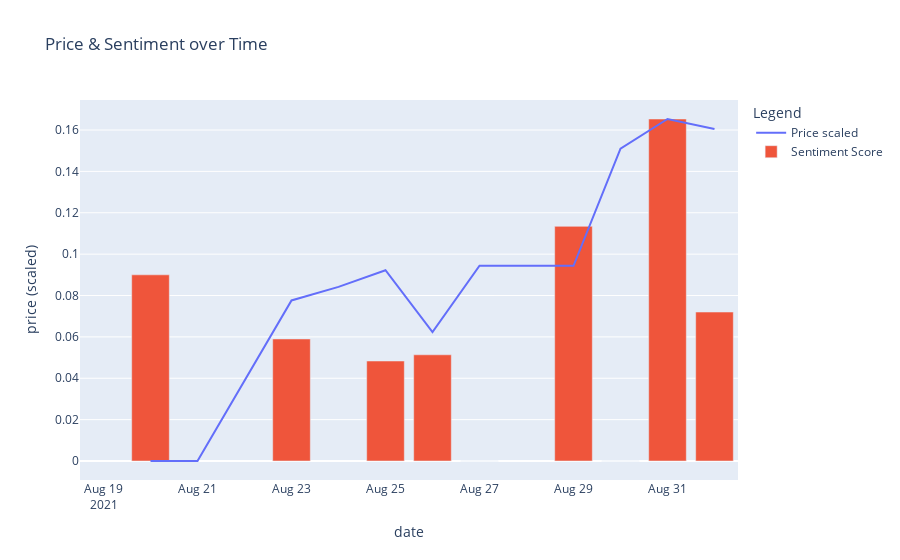

Here is the notebook cell this chart was saved with:
### Code cell
sentimentAndPrice("TSLA", "2021-09-02", "2021-08-20", numtweets=20)

### Figure 1 — Plotly figure (JSON) as saved in the notebook; plotly's stock layout.template omitted (floating-point values rounded to 4 significant figures)
{"data": [{"hovertemplate": "Legend=Price scaled<br>date=%{x}<br>price (scaled)=%{y}<extra></extra>", "legendgroup": "Price scaled", "line": {"color": "#636efa", "dash": "solid"}, "mode": "lines", "name": "Price scaled", "orientation": "v", "showlegend": true, "type": "scatter", "x": ["2021-08-19T00:00:00", "2021-08-20T00:00:00", "2021-08-21T00:00:00", "2021-08-23T00:00:00", "2021-08-24T00:00:00", "2021-08-25T00:00:00", "2021-08-26T00:00:00", "2021-08-27T00:00:00", "2021-08-28T00:00:00", "2021-08-29T00:00:00", "2021-08-30T00:00:00", "2021-08-31T00:00:00", "2021-09-01T00:00:00"], "xaxis": "x", "y": [null, 0, 0, 0.07763, 0.08416, 0.09224, 0.06231, 0.09438, 0.09438, 0.09438, 0.151, 0.1653, 0.1605], "yaxis": "y"}, {"name": "Sentiment Score", "type": "bar", "x": ["2021-08-19T00:00:00", "2021-08-20T00:00:00", "2021-08-21T00:00:00", "2021-08-23T00:00:00", "2021-08-24T00:00:00", "2021-08-25T00:00:00", "2021-08-26T00:00:00", "2021-08-27T00:00:00", "2021-08-28T00:00:00", "2021-08-29T00:00:00", "2021-08-30T00:00:00", "2021-08-31T00:00:00", "2021-09-01T00:00:00"], "y": [null, 0.09, null, 0.059, null, 0.04833, 0.05133, 0, null, 0.1134, 0, 0.1653, 0.072]}], "layout": {"autosize": true, "legend": {"title": {"text": "Legend"}, "tracegroupgap": 0}, "title": {"text": "Price & Sentiment over Time"}, "xaxis": {"anchor": "y", "autorange": true, "domain": [0, 1], "range": ["2021-08-18 12:00", "2021-09-01 12:00"], "title": {"text": "date"}, "type": "date"}, "yaxis": {"anchor": "x", "autorange": true, "domain": [0, 1], "range": [-0.009185, 0.1745], "title": {"text": "price (scaled)"}, "type": "linear"}}}
